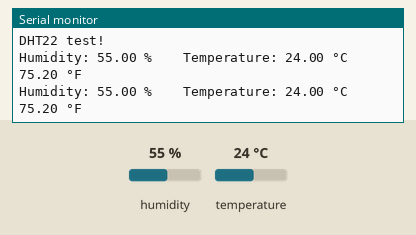
Bench run of a program on a simulated ESP8266 (NodeMCU). On the bench: the last lines printed to the serial monitor. The inputs (shaded band) are chosen by the test bench; at power-on: humidity 55 %, temperature 24 °C.

Above: at 4.8 s.
4.9 s: humidity set to 22 %
At 6.9 s:
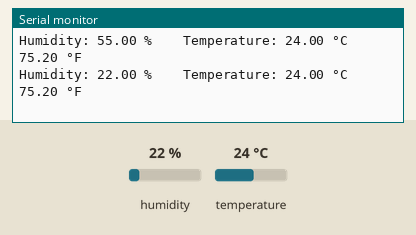
7.9 s: temperature set to 12 °C
At 8.6 s:
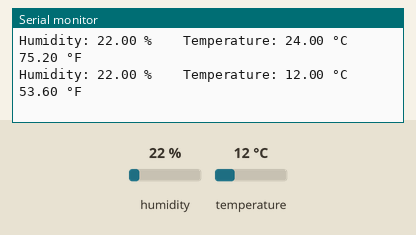
10.9 s: humidity set to 40 %
At 13.3 s:
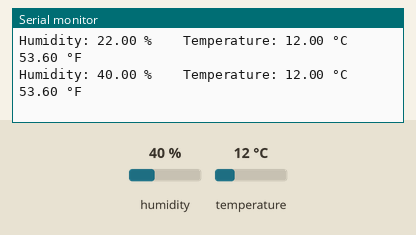
Timing chart, 0 to 14.8 s (numbered marks = the images above; inputs shaded):
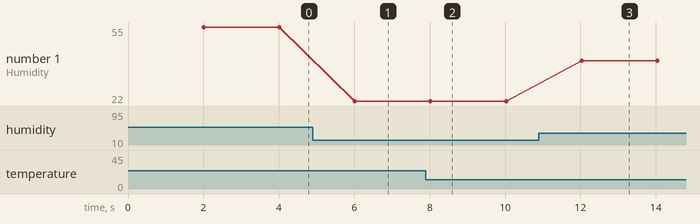

Measured:
- after the input at 4.9 s, the serial monitor: prints a new line after 1.1 s (image 1)
- after the input at 7.9 s, the serial monitor: prints a new line after 0.12 s (image 2)
- after the input at 10.9 s, the serial monitor: prints a new line after 1.1 s (image 3)
- plotted number 1: 55 → 22 after the input at 4.9 s, 22 → 40 after the input at 10.9 s

The program:

main.cpp
```cpp
#include <DHT.h>

//Select the  digital pin
#define DHTPIN 2
#define DHTTYPE DHT22

// Initialize DHT sensor library.
DHT dht(DHTPIN, DHTTYPE);

void setup() {
  Serial.begin(9600);
  Serial.println("DHT22 test!");

  dht.begin();
}

void loop() {
  delay(2000);
  //Read humidity
  float humidity = dht.readHumidity();
  //Read temperature as Celsius
  float celsiusTemperature = dht.readTemperature();
  //Read temperature as Fahrenheit
  float fahrenheitTemperature = dht.readTemperature(true);

  // Check if any reads failed and exit early (to try again).
  if (isnan(humidity) || isnan(celsiusTemperature) || isnan(fahrenheitTemperature)) {
    Serial.println("Failed to read from DHT22 sensor!");
    return;
  }

  Serial.print("Humidity: ");
  Serial.print(humidity);
  Serial.print(" % ");
  Serial.print("   Temperature: ");
  Serial.print(celsiusTemperature);
  Serial.print(" °C ");
  Serial.print(fahrenheitTemperature);
  Serial.println(" °F");
}
```
